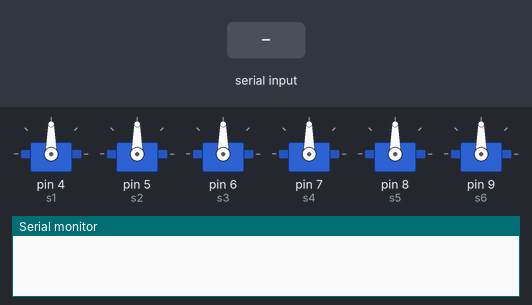
A sketch run on a simulated Arduino Uno, built with avr-gcc and run on an emulated ATmega328P. On the bench: 6 × servo, the last lines printed to the serial monitor. Inputs (shaded band) come from the test bench.

Above: at 1.2 s.
1.3 s: "30,150\n" received over Serial
At 2.5 s:
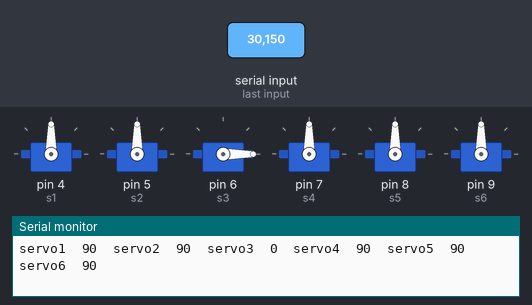
2.8 s: "1\n" received over Serial
At 3.5 s:
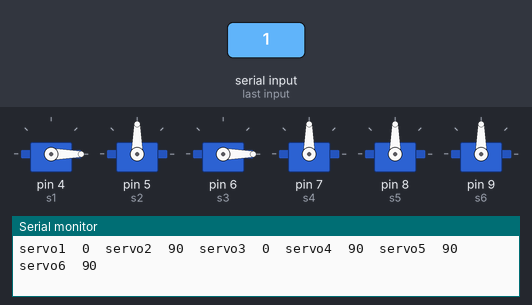
4.3 s: "2\n" received over Serial
At 4.6 s:
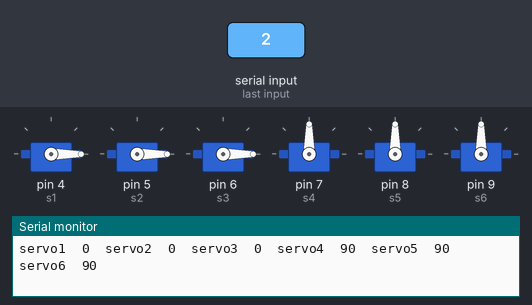
5.8 s: "4\n" received over Serial
At 7.0 s:
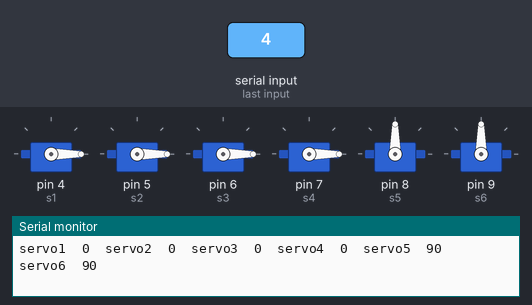
7.3 s: "5\n" received over Serial
At 8.1 s:
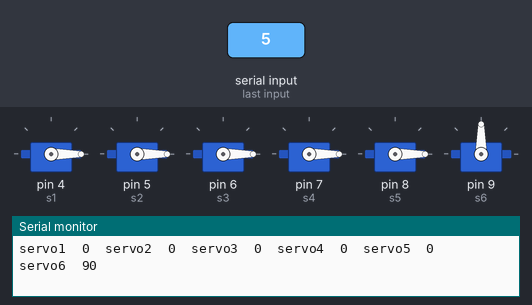
Timing chart, 0 to 9.8 s (numbered marks = the images above; inputs shaded):
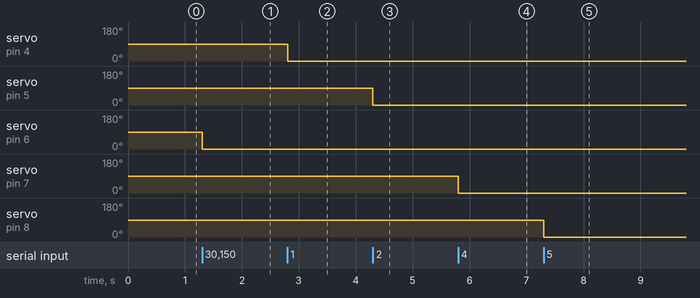

The sketch:

8.3_Shield_Terminal-Input_clean.ino
```cpp
#include <Servo.h>
//Servo myservo;
Servo s1,s2,s3,s4,s5,s6;
String valor;
char c;
int ang, sv, ang1=90, ang2=90, ang3=90, ang4=90, ang5=90, ang6=90, pos = 0;

void tab  (){Serial.print("\t");}
void line (){Serial.print("\n");}

void setServo (Servo &s, int pos, char servo){
  Serial.print("servo");
  Serial.print(servo);   tab();
  Serial.print(pos);     tab();
  s.write(pos);
}

void setup() {
  Serial.begin(9600);
  s1.attach(4);
  s2.attach(5);
  s3.attach(6);
  s4.attach(7);
  s5.attach(8);
  s6.attach(9);
}

void loop() {

  if (Serial.available() > 0)
  {

    c = Serial.read();
    if (c != 10)    {valor += c;}
    else
    {
      sv= valor.substring(0, 1).toInt();
      ang=valor.substring(1, 4).toInt();
      if (ang>180){ang=180;};
      if (ang<0){ang=0;};
      switch(sv){
        case 1: ang1=ang; break;
        case 2: ang2=ang; break;
        case 3: ang3=ang; break;
        case 4: ang4=ang; break;
        case 5: ang5=ang; break;
        case 6: ang6=ang; break;
//        case 9: ang1=ang;ang2=ang;ang3=ang;ang4=ang; break;
      }
      setServo(s1,ang1,'1');
      setServo(s2,ang2,'2');
      setServo(s3,ang3,'3');
      setServo(s4,ang4,'4');
      setServo(s5,ang5,'5');
      setServo(s6,ang6,'6');

      /*
      switch(sv){
        case 1: setServo(s1,ang,'1'); break;
        case 2: setServo(s2,ang,'2'); break;
        case 3: setServo(s3,ang,'3'); break;
        case 4: setServo(s4,ang,'4'); break;
        case 5: setServo(s5,ang,'5'); break;
        case 6: setServo(s6,ang,'6'); break;
        case 9: ang1=ang;ang2=ang;ang3=ang;ang4=ang; break;
      }

      */

      line();
      valor = "";
    }
  }

}
```

Measured:
- after the input at 1.3 s, servo on pin 6 (s3): 90° → 0° at once
- after the input at 2.8 s, servo on pin 4 (s1): 90° → 0° at once
- after the input at 4.3 s, servo on pin 5 (s2): 90° → 0° at once
- after the input at 5.8 s, servo on pin 7 (s4): 90° → 0° at once
- after the input at 7.3 s, servo on pin 8 (s5): 90° → 0° at once
